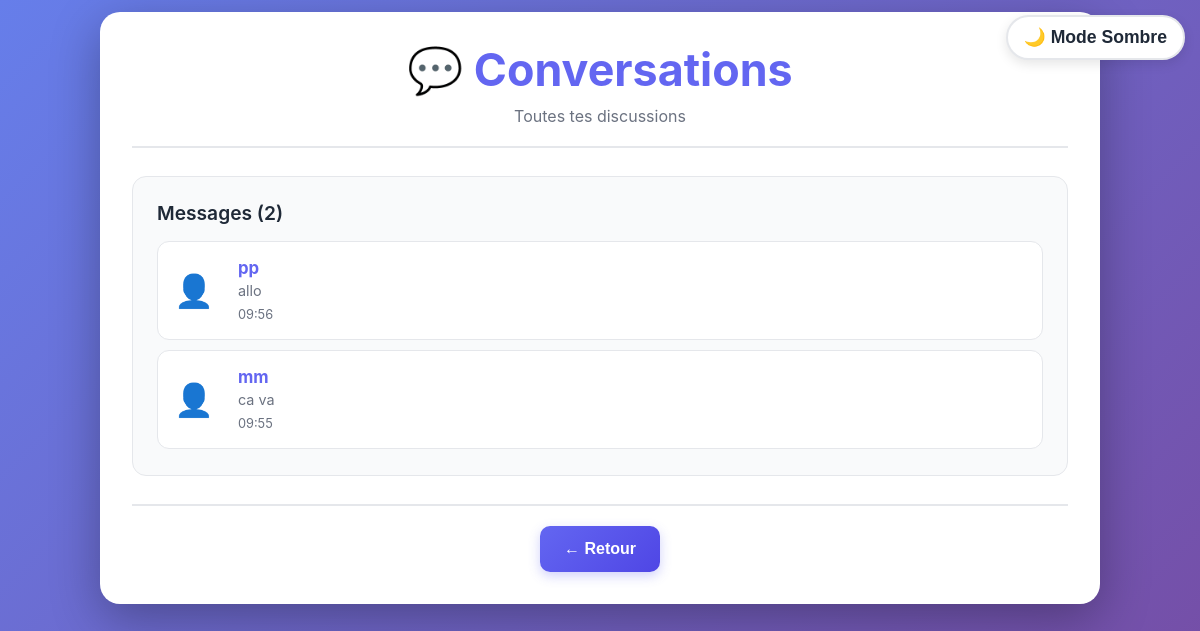
The page /conversations (signed in) on the database its author committed.
### main.py (models this page shows)
class Chat(Base):
    __tablename__ = "chats"
    id = Column(Integer, primary_key=True, autoincrement=True)
    user1 = Column(String(50), nullable=False)
    user2 = Column(String(50), nullable=False)
    sender = Column(String(50), nullable=False)
    message = Column(Text, nullable=False)
    time = Column(String(10), nullable=False)

### main.py (the view)
@app.get("/conversations")
async def conversations_page(request: Request, db: Session = Depends(get_db)):
    session_id = request.cookies.get("session_id")
    current_user = session_id
    current_user_obj = db.query(User).filter(User.username == current_user).first()
    if not current_user_obj:
        return templates.TemplateResponse("login.html", {"request": request})
    conversations = db.query(Chat).filter(
        or_(Chat.user1 == current_user, Chat.user2 == current_user)
    ).order_by(Chat.id.desc()).all()
    conv_dict = {}
    for c in conversations:
        other_user = c.user2 if c.user1 == current_user else c.user1
        if other_user not in conv_dict:
            other_user_obj = db.query(User).filter(User.username == other_user).first()
            conv_dict[other_user] = {
                "username": other_user,
                "avatar": other_user_obj.avatar if other_user_obj else "👤",
                "last_message": c.message,
                "last_time": c.time
            }
    return templates.TemplateResponse("conversations.html", {
        "request": request,
        "current_user": current_user,
        "conversations": list(conv_dict.values())
    })

### templates/conversations.html (shortened to what this page needs)
<!DOCTYPE html>
<html lang="fr">
<head>
    <link rel="stylesheet" href="/static/style.css">
</head>
<body>
    <button class="dark-mode-toggle" onclick="toggleDarkMode()">🌙 Mode Sombre</button>
    <div class="container">
        <header>
            <h1>💬 Conversations</h1>
            <p>Toutes tes discussions</p>
        </header>
        <section class="conversations-list">
            <h2>Messages ({{ conversations|length }})</h2>
            {% if conversations %}
            <div class="conversations">
                {% for conv in conversations %}
                <a href="/chat/{{ conv.username }}" class="conversation-card">
                    <span class="avatar">{{ conv.avatar }}</span>
                    <div class="conversation-info">
                        <strong>{{ conv.username }}</strong>
                        {% if conv.last_message %}
                        <p style="color: var(--text-muted); font-size: 0.9em;">{{ conv.last_message }}</p>
                        <span style="color: var(--text-muted); font-size: 0.8em;">{{ conv.last_time }}</span>
                        {% endif %}
                    </div>
                </a>
                {% endfor %}
            </div>
            {% else %}
            <p class="empty">Pas de conversations. Commence à discuter !</p>
            {% endif %}
        </section>
        <footer>
            <a href="/"><button type="button">← Retour</button></a>
        </footer>
    </div>
</body>
</html>

### static/style.css (style rules this page uses)
* { margin: 0; padding: 0; box-sizing: border-box; }
:root { --primary: #6366f1; --primary-dark: #4f46e5; --success: #10b981; --danger: #ef4444; --bg-gradient-1: #667eea; --bg-gradient-2: #764ba2; --card-bg: #ffffff; --card-bg-2: #f9fafb; --text-main: #1f2937; --text-muted: #6b7280; --border: #e5e7eb; --shadow: rgba(0, 0, 0, 0.1); --input-bg: #ffffff; --post-bg: #ffffff; }
body { font-family: -apple-system, 'Segoe UI', 'Roboto', 'Helvetica Neue', sans-serif; background: linear-gradient(135deg, var(--bg-gradient-1) 0%, var(--bg-gradient-2) 100%); min-height: 100vh; padding: 12px; color: var(--text-main); transition: background 0.3s ease, color 0.3s ease; -webkit-text-size-adjust: 100%; text-size-adjust: 100%; }
.container { max-width: 900px; margin: 0 auto; background: var(--card-bg); border-radius: 20px; padding: 20px; box-shadow: 0 15px 50px rgba(0, 0, 0, 0.3); transition: background 0.3s ease; }
.dark-mode-toggle { position: fixed; top: 15px; right: 15px; background: var(--card-bg); border: 2px solid var(--border); padding: 10px 16px; border-radius: 50px; cursor: pointer; z-index: 1000; font-size: 1.1em; transition: all 0.3s ease; box-shadow: 0 4px 12px var(--shadow); color: var(--text-main); font-weight: 600; }
header { text-align: center; margin-bottom: 28px; padding-bottom: 20px; border-bottom: 2px solid var(--border); }
header h1 { color: var(--primary); font-size: 2.2em; font-weight: 700; margin-bottom: 8px; line-height: 1.2; }
header p { color: var(--text-muted); font-size: 1em; }
section { margin-bottom: 24px; padding: 20px; background: var(--card-bg-2); border-radius: 14px; border: 1px solid var(--border); transition: background 0.3s ease; }
section h2 { color: var(--text-main); margin-bottom: 16px; font-size: 1.2em; font-weight: 600; }
button { padding: 14px 24px; background: linear-gradient(135deg, var(--primary) 0%, var(--primary-dark) 100%); color: white; border: none; border-radius: 10px; font-size: 1em; font-weight: 600; cursor: pointer; transition: all 0.3s ease; box-shadow: 0 4px 12px rgba(99, 102, 241, 0.3); width: 100%; text-align: center; }
.avatar { font-size: 2em; margin-right: 10px; vertical-align: middle; }
footer { text-align: center; margin-top: 28px; padding-top: 20px; border-top: 2px solid var(--border); color: var(--text-muted); }
.conversations-list { min-height: 300px; }
.conversations { display: flex; flex-direction: column; gap: 10px; }
.conversation-card { display: flex; align-items: center; gap: 14px; background: var(--post-bg); padding: 16px; border-radius: 12px; text-decoration: none; border: 1px solid var(--border); transition: all 0.3s ease; }
.conversation-info { flex: 1; }
.conversation-info strong { color: var(--primary); font-size: 1.05em; }
.conversation-info p { color: var(--text-muted); margin: 4px 0; font-size: 0.9em; }
@media (min-width: 1025px) { .container { max-width: 1000px; padding: 32px; } }
@media (min-width: 1025px) { header h1 { font-size: 2.8em; } }
@media (min-width: 1025px) { section { padding: 24px; } }
@media (min-width: 1025px) { button { width: auto; } }

### rows shown on the page
Chat: avatar "👤", username "pp", last_message "allo", last_time "09:56"
Chat: avatar "👤", username "mm", last_message "ca va", last_time "09:55"

### other values the page prints
{{ conversations|length }} "2"
